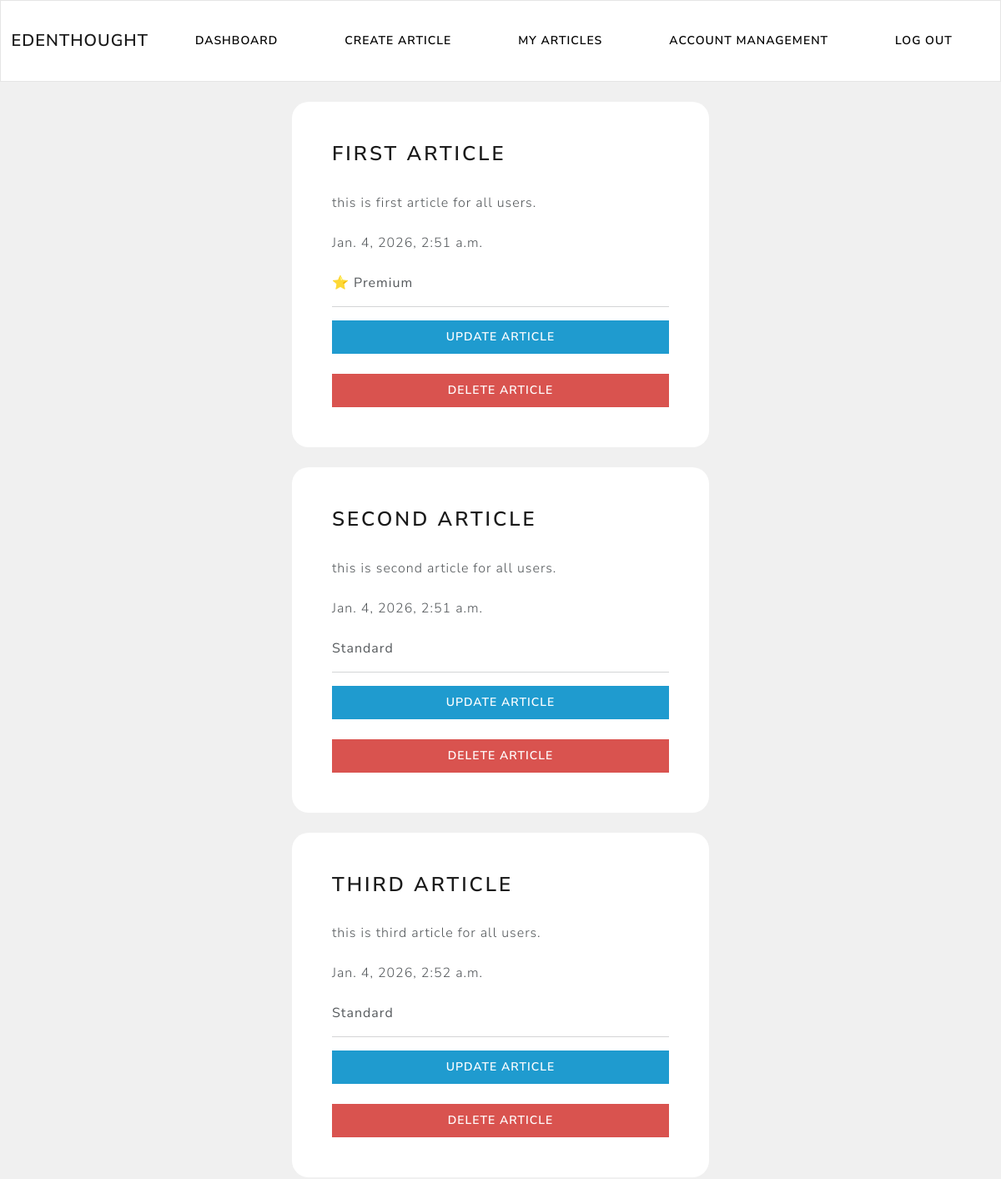
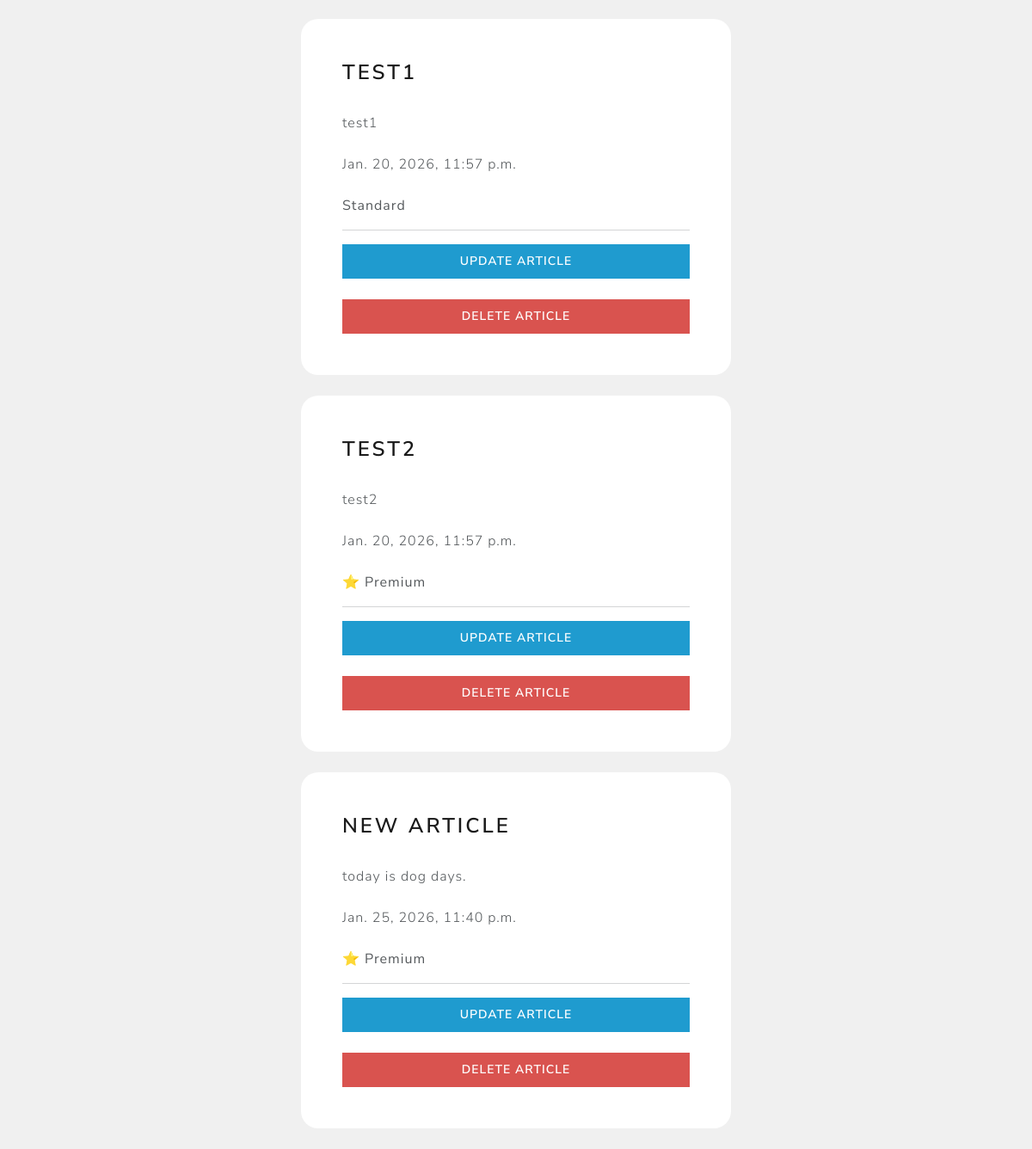
/writer/my-articles (signed in), run on the app's committed database (2 pictures, top to bottom).
### writer/models.py (models this page shows)
class Article(models.Model):
    title = models.CharField(max_length=150)
    content = models.TextField(max_length=1000)
    date_posted = models.DateTimeField(auto_now_add=True)
    is_premium = models.BooleanField(default=False, verbose_name="Is this a premium article?")
    user = models.ForeignKey(CustomUser, max_length=10, on_delete=models.CASCADE, null=True)

### writer/views.py (the view)
# urls.py: path('my-articles', views.my_articles, name="my-articles"),
@login_required(login_url="my-login")
def my_articles(request):
    current_user = request.user.id
    article = Article.objects.all().filter(user=current_user)
    context = {"AllArticles": article}
    return render(request, "writer/my-articles.html", context)

### writer/templates/writer/my-articles.html
{% extends "writer/navbar.html" %}
{% load crispy_forms_tags %}
{% block content %}
    <br>
    {% for article in AllArticles %}
        <div class="container bg-white shadow-md p-5 form-layout">
            <h3> {{article.title}} </h3>
            <br>
            {{article.content}}
            <br><br>
            {{article.date_posted}}
            <br><br>
            {% if article.is_premium == True %}
                ⭐️ <strong> Premium </strong>
            {% elif article.is_premium == False %}
                <strong> Standard </strong>
            {% endif %}
            <hr>
            <a class="btn btn-info w-100 p-2" href="{% url "update-article" article.id %}">Update article</a>
            <br>
            <br>
            <a class="btn btn-danger w-100 p-2" href="{% url "delete-article" article.id %}">Delete article</a>
        </div>
        <br>
    {% endfor %}
{% endblock content %}

### static/css/styles.css (style rules this page uses)
.form-layout { width: 500px; border-radius: 20px; }

### data on the page
Article: title "FIRST ARTICLE", content "this is first article for all users.", date_posted "Jan. 4, 2026, 2:51 a.m.", is_premium "Premium"
Article: title "SECOND ARTICLE", content "this is second article for all users.", date_posted "Jan. 4, 2026, 2:51 a.m.", is_premium "Standard"
Article: title "THIRD ARTICLE", content "this is third article for all users.", date_posted "Jan. 4, 2026, 2:52 a.m.", is_premium "Standard"
Article: title "TEST1", content "test1", date_posted "Jan. 20, 2026, 11:57 p.m.", is_premium "Standard"
Article: title "TEST2", content "test2", date_posted "Jan. 20, 2026, 11:57 p.m.", is_premium "Premium"
Article: title "NEW ARTICLE", content "today is dog days.", date_posted "Jan. 25, 2026, 11:40 p.m.", is_premium "Premium"
